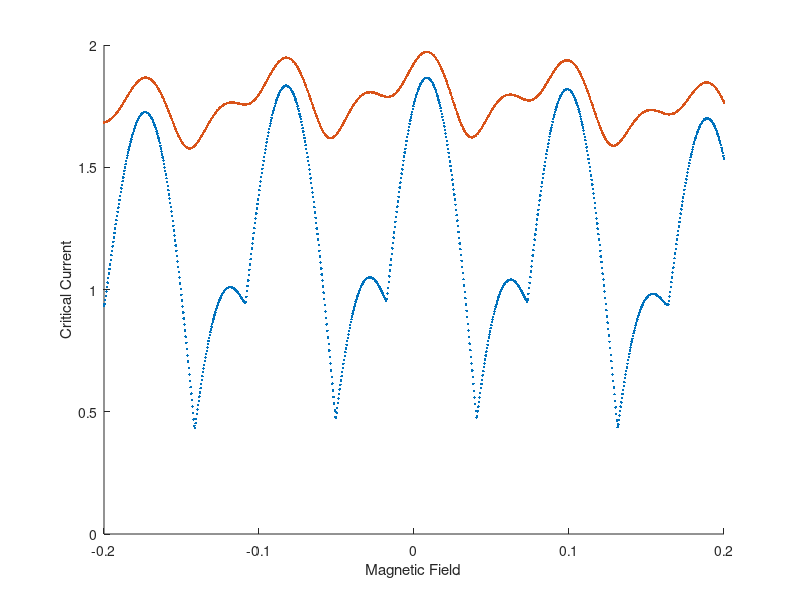

The MATLAB source for this figure:
%Explanation of base program

%The program splits a squid into two junctions that have xmax discrete sections.  Each
%section has a supercurrent density, and a phase difference that is
%contributed to by the field (PhaseF) in the junction, the field in the squid loop,
%and an arbitrary phase set at x=1 %called Phase1.  These phase factors are 
%all summed along the junction to determine the local phase difference 
%across the junction at each point.  For each value of field and Phase1 the
%supercurrent at each point is calculated and the net supercurrent (sum 
%along the junction and then the sum of the two junctions together)
%is calcualted to find the supercurrent carried at that phase and that
%field.  To find the maximum supercurrent for a given field, the max of
%that vector is taken for that field value.  The minimum can be calculated 
%to find the negative critical current.  Both of these can be plotted 
%against the magnetic field that is applied.  This is the exact measurment 
%of the critical current vs field that we do in the lab.

%This version adds the ability to add several realistic features of squids

% Critical Current Asymmetry
% Junction Area Asymmetry
% Critical Current density variation along each junction
% Squid Loop size variation
% Changes in the field scan range



%Abreviations used
%Junction=Junc
%Super Current = SCur or just SC
%Step Size = SS sufix
%Width = Wid
%Length = Len
%Magnitude = Mag


%% Clearing memory and input screen

clear;
clc;
close all;

%% Defining the Parameters of the Simulaiton

%Setting Junction 1 Parameters
    xmax1=31;
    xmax2=51;
    x1(1,:)=(1:xmax1);
    x2(1,:)=(1:xmax2);

%Critical Current Magnitudes
    JuncSCMag1=1;
    JuncSCMag2=1;

%Junction Area Determinination
    JuncWid1=1;
    JuncLen1=1;

    JuncWid2=1;
    JuncLen2=1;


JuncArea1=JuncWid1*JuncLen1;
JuncArea2=JuncWid2*JuncLen2;


%Setting Squid Loop Parameers
LoopWid=2;
LoopLen=5;
LoopArea=LoopWid*LoopLen;

%Current Noise Parameters
    SCurNoise1=(2*rand(1,xmax1)-1);
    SCurNoise2=(2*rand(1,xmax2)-1);

%Calculating Critical Current Densities
    SCurDen1=JuncSCMag1*ones(1,xmax1)/xmax1+.01*SCurNoise1/xmax1;
    SCurDen2=JuncSCMag2*ones(1,xmax2)/xmax2+.01*SCurNoise2/xmax2;

%Stepping through a parameter to test
j=1;
jmax=2;
AlphaMin=0;
AlphaMax=.8;

%Field Parameters
f=1;
fmax=1003;
FieldMin=-.2;
FieldMax=.2;


%Phase Loop parameters
p=1;
pmax=101;
Phase0Min=0*pi;
Phase0Max=2*pi;

%Pre Allocating memory to the arrays (should decrease runtime)
Phase0=zeros(1,pmax);
Field=zeros(1,fmax);
FluxinJunc1=zeros(1,fmax);
FluxinJunc2=zeros(1,fmax);
FluxinLoop=zeros(1,fmax);

PhaseFDen1=zeros(1,fmax);
PhaseFDen2=zeros(1,fmax);
PhaseFL=zeros(1,fmax);

SCurrent1=zeros(xmax1,pmax,fmax);
SCurrent2=zeros(xmax2,pmax,fmax);
SCurrentNet=zeros(1,pmax);

MaxSCurrentNet=zeros(jmax,fmax);
MinSCurrentNet=zeros(jmax,fmax);
%% Loops for running the simulation Meat of the Simulation


%Changing a Parameter of the plot
AlphaSS =(AlphaMax-AlphaMin)/(jmax-1);
for j=1:jmax;
    
    Alpha=AlphaMin+(j-1)*AlphaSS;
 
    %Field Contribution to the Phase 
    %Define the Field ForLoop setp size, then run the Field for ForLoop
    FieldSS=(FieldMax-FieldMin)/(fmax-1);
    for f=1:fmax

        Field(f)=FieldMin+(f-1)*FieldSS;


        PhaseF1=2*pi*Field(f)*JuncArea1;
        PhaseF2=2*pi*Field(f)*JuncArea2;
        PhaseFL=2*pi*Field(f)*LoopArea;

        PhaseFDen1=PhaseF1*x1/xmax1;
        PhaseFDen2=PhaseF2*x2/xmax2;

        %Phase0 ForLoop of externally set phase 
        %Define the Phase0 setp size, then run the ForLoop

        Phase0SS=(Phase0Max-Phase0Min)/(pmax-1);
        for p=1:pmax

            Phase0(p)=Phase0Min+(p-1)*Phase0SS;

            PhaseDrop1=Phase0(p)+PhaseFDen1;
            PhaseDrop2=Phase0(p)+PhaseF1+PhaseFL+PhaseFDen2;

            SCurrent1=SCurDen1.*(1-Alpha).*(.6*sin(PhaseDrop1)+.4*sin(PhaseDrop1*2));
            SCurrent2=SCurDen2.*(1+Alpha).*sin(PhaseDrop2);

            SCurrentNet(p)=sum(SCurrent1)+sum(SCurrent2);


        end
        MaxSCurrentNet(j,f)=max(SCurrentNet);
        MinSCurrentNet(j,f)=min(SCurrentNet);
    end

end

hold on
plot(Field,MaxSCurrentNet,'.')
xlabel('Magnetic Field'); ylabel('Critical Current');


% hold on 
% plot(Field,MinSCurrentNet,'.')




    




